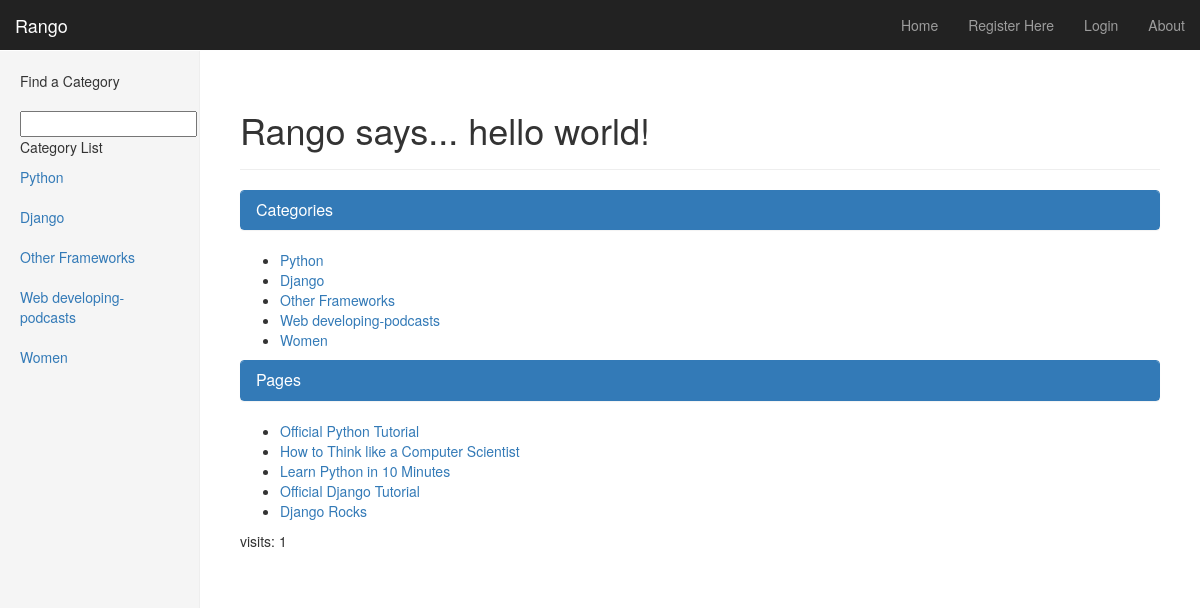
The page /rango/ on the database as committed earlier.
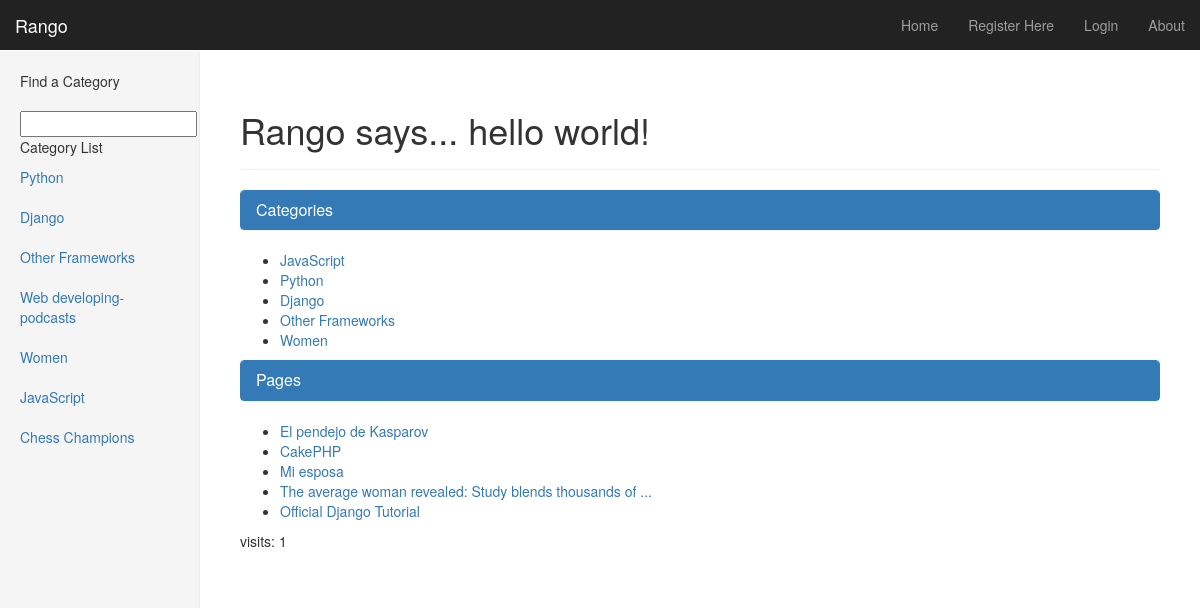
The same page on the database as committed later.
### rango/models.py (models this page shows)
class Category(models.Model):
	name = models.CharField(max_length=128, unique=True)
	views = models.IntegerField(default=0)
	likes = models.IntegerField(default=0)
	slug = models.SlugField(unique=True)
	def save(self, *args, **kwargs):
		if self.views < 1:
			self.views = 0
		if self.likes < 1:
			self.likes = 0
		self.slug = slugify(self.name)
		super(Category, self).save(*args, **kwargs)
	def __unicode__(self):
		return self.name

class Page(models.Model):
	now = timezone.now()
	category = models.ForeignKey(Category)
	title = models.CharField(max_length=128)
	url = models.URLField()
	views = models.IntegerField(default=0)
	first_visit = models.DateTimeField('first visit', default=now)
	last_visit = models.DateTimeField('last visit', default=now)
	def last_visit_is_after_first(self):
		return self.first_visit <= self.last_visit or self.first_visit == self.last_visit
	def visits_not_in_future(self):
		now = timezone.now()
		print "In visits_not_in_future()"
		print "first", self.first_visit
		print "last ", self.last_visit
		print "now  ", self.now
		return self.first_visit <= self.now and self.last_visit <= self.now
	def __unicode__(self):
		return self.title

### rango/views.py (the view)
def index(request):
	category_list = Category.objects.order_by('-likes')[:5]
	page_list = Page.objects.order_by('-views')[:5]
	context_dict = {'categories': category_list, 'pages': page_list}
	visits = request.session.get('visits')
	if not visits:
		visits = 1
	reset_last_visit_time = False
	last_visit = request.session.get('last_visit')
	if last_visit:
		last_visit_time = datetime.strptime(last_visit[:-7], "%Y-%m-%d %H:%M:%S")
		if (datetime.now() -last_visit_time).seconds > 0:
			visits = visits + 1
			reset_last_visit_time = True
	else:
		reset_last_visit_time = True
	if reset_last_visit_time:
		request.session['last_visit'] = str(datetime.now())
		request.session['visits'] = visits
	context_dict['visits'] = visits
	response = render(request, 'rango/index.html', context_dict)
	return response

### rango/templatetags/rango_extras.py (called while the page is built)
@register.inclusion_tag('rango/cats.html')
def get_category_list(cat=None):
	return {'cats': Category.objects.all(), 'act_cat': cat}

### templates/rango/index.html (shortened to what this page needs)
{% extends 'base.html' %}
{% load staticfiles %}
	{% block body_block	%}
	<div class="page-header">
	{% if user.is_authenticated %}
			<h1>Rango says... hello {{ user.username }}!</h1>
	{% else %}
		<h1>Rango says... hello world!</h1>
	{% endif %}
	</div>
		<div class="panel panel-primary">
			<div class="panel-heading">
				<h3 class="panel-title">Categories</h3>
			</div>
		</div>
	{% if categories %}
		<ul>
			{% for category in categories %}
			<li><a href="{% url 'category' category.slug %}">{{ category.name }}</a></li>
			{% endfor %}
		</ul>
	{% else %}
		<strong>There are no categories present.</strong>
	{% endif %}
	<div class="panel panel-primary">
		<div class="panel-heading">
			<h3 class="panel-title">Pages</h3>
		</div>
	</div>
	{% if pages %}
		<ul>
		{% for page in pages %}
			<li><a href="{% url 'goto' %}?pageid={{ page.id }}">{{ page.title }}</a></li>
		{% endfor %}
		</ul>
	{% else %}
		<strong>There are no pages present.</strong>
	{% endif %}
<p> visits: {{ visits }}</p>
{% endblock %}

### templates/rango/cats.html (shortened to what this page needs)
{% if cats %}
	<ul class="nav nav-sidebar">
	{% for c in cats %}
		{% if c == act_cat %}<li class="active">
		{% else %}<li>{% endif %}
			<a href="{% url 'category' c.slug %}">{{ c.name }}</a></li>
	{% endfor %}
{% endif %}

Rows that differ between the two databases and show on the page:
no longer on one of the page's lists (row unchanged): Category: name "Web developing-podcasts"
no longer on this page (row edited): Page: title "Official Python Tutorial"
no longer on this page (row edited): Page: title "How to Think like a Computer Scientist"
no longer on this page (row edited): Page: title "Learn Python in 10 Minutes"
no longer on this page (row edited): Page: title "Django Rocks"
added Category: name "JavaScript"
added Category: name "Chess Champions"
added Page: title "El pendejo de Kasparov"
added Page: title "CakePHP"
added Page: title "Mi esposa"
added Page: title "The average woman revealed: Study blends thousands of ..."
